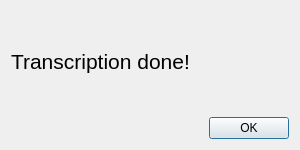
<?xml version="1.0" encoding="UTF-8"?>
<ui version="4.0">
 <class>Dialog</class>
 <widget class="QDialog" name="Dialog">
  <property name="geometry">
   <rect>
    <x>0</x>
    <y>0</y>
    <width>300</width>
    <height>150</height>
   </rect>
  </property>
  <property name="sizePolicy">
   <sizepolicy hsizetype="Fixed" vsizetype="Fixed">
    <horstretch>0</horstretch>
    <verstretch>0</verstretch>
   </sizepolicy>
  </property>
  <property name="windowTitle">
   <string>Dialog</string>
  </property>
  <layout class="QVBoxLayout" name="verticalLayout">
   <item>
    <widget class="QLabel" name="label">
     <property name="font">
      <font>
       <pointsize>16</pointsize>
       <fontweight>DemiBold</fontweight>
      </font>
     </property>
     <property name="text">
      <string>Transcription done!</string>
     </property>
     <property name="textFormat">
      <enum>Qt::TextFormat::AutoText</enum>
     </property>
    </widget>
   </item>
   <item>
    <widget class="QDialogButtonBox" name="buttonBox">
     <property name="orientation">
      <enum>Qt::Orientation::Horizontal</enum>
     </property>
     <property name="standardButtons">
      <set>QDialogButtonBox::StandardButton::Ok</set>
     </property>
    </widget>
   </item>
  </layout>
 </widget>
 <resources/>
 <connections>
  <connection>
   <sender>buttonBox</sender>
   <signal>accepted()</signal>
   <receiver>Dialog</receiver>
   <slot>accept()</slot>
   <hints>
    <hint type="sourcelabel">
     <x>248</x>
     <y>254</y>
    </hint>
    <hint type="destinationlabel">
     <x>157</x>
     <y>274</y>
    </hint>
   </hints>
  </connection>
  <connection>
   <sender>buttonBox</sender>
   <signal>rejected()</signal>
   <receiver>Dialog</receiver>
   <slot>reject()</slot>
   <hints>
    <hint type="sourcelabel">
     <x>316</x>
     <y>260</y>
    </hint>
    <hint type="destinationlabel">
     <x>286</x>
     <y>274</y>
    </hint>
   </hints>
  </connection>
 </connections>
</ui>
